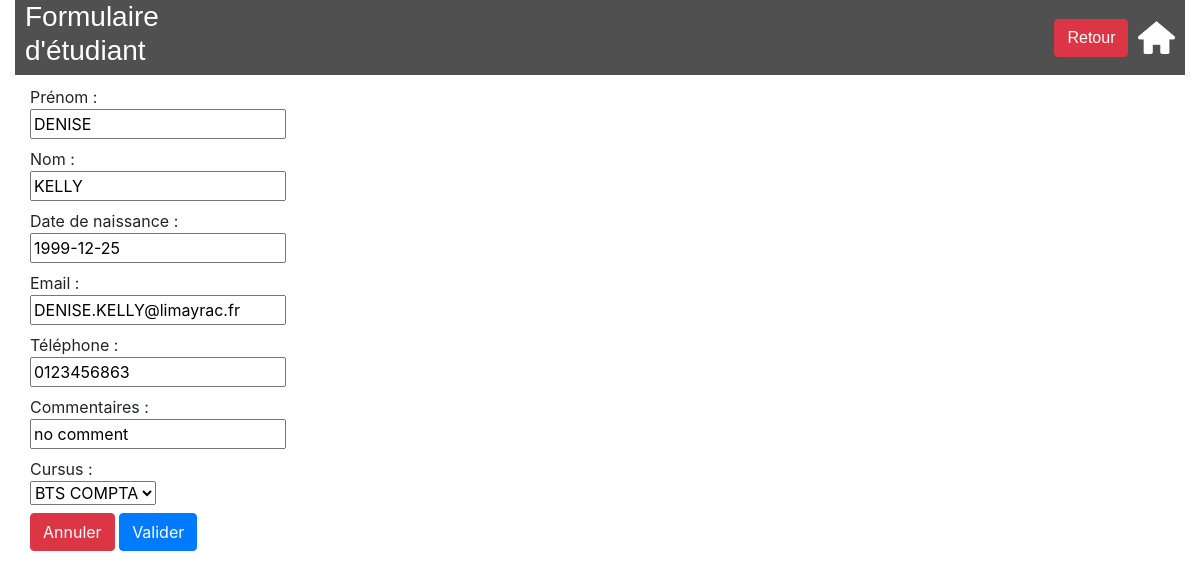
Page /lycee/student/edit/86 on the committed database.
### lycee/models.py (models this page shows, shortened)
class Student(models.Model):
    first_name = models.CharField(
        max_length=50,
        blank=False,
        null=False
    )
    birth_date = models.DateField(
        verbose_name='date of birth',
        blank=False,
        null=False
    )
    last_name = models.CharField(
        verbose_name="lastname",
        help_text="last name of the student",
        blank=False,  # pas de champ vide
        null=False,  # pas de champ null (a conjuguer avec default
        default="???",
        max_length=255,  # taille maximale du champ
    )
    phone = models.CharField(
        verbose_name="phonenumber",
        help_text="phone number of the student",
        blank=False,  # pas de champ vide
        null=False,  # pas de champ null (a conjuguer avec default
        default="0999999999",
        max_length=10,  # taille maximale du champ
    )
    email = models.EmailField(
        verbose_name="email",
        help_text="phone number of the student",
        blank=False,  # pas de champ vide
        null=False,  # pas de champ null (a conjuguer avec default
        default="x@y.z",
        max_length=255,  # taille maximale du champ
    )
    comments = models.CharField(
        verbose_name="comments",
        help_text="some comments about the student",
        blank=True,
        null=False,  # pas de champ null (a conjuguer avec default
        default="",
        max_length=255,  # taille maximale du champ
    )
    cursus = models.ForeignKey(
        Cursus,
        on_delete=models.CASCADE,  # necessaire selon la version de Django
        null=True
    )

### lycee/views.py (the view)
# urls.py: url(r'^student/edit/(?P<pk>[0-9]+)$', views.StudentUpdateView.as_view(), name='update_eleve'),
class StudentUpdateView(UpdateView):
    model = Student
    form_class = StudentForm
    template_name = "lycee/student/modify.html"
    def get_success_url(self):
        return reverse("detail_student", args=(self.object.pk,))

### lycee/forms.py
class StudentForm(ModelForm):
    class Meta:
        model = Student
        fields = ("first_name", "last_name", "birth_date", "email", "phone", "comments", "cursus")

### lycee/models.py (called while the page is built)
    def __str__(self):
        return self.name

### lycee/templates/lycee/student/modify.html (shortened to what this page needs)
{% extends "master.html" %}
{% load static %}
{% block title %}
    <h3>Formulaire d'étudiant</h3>
{% endblock %}
{% block content %}
    <form method="post">
        <div class="form-group">
            <label for="{{ form.first_name.id_for_label }}" class="labelo">Prénom :</label><br>
            {{ form.first_name }}
        </div>
        <div class="form-group">
            <label for="{{ form.last_name.id_for_label }}" class="labelo">Nom :</label><br>
            {{ form.last_name }}
        </div>
        <div class="form-group">
            <label for="{{ form.birth_date.id_for_label }}" class="labelo">Date de naissance :</label><br>
            {{ form.birth_date }}
        </div>
        <div class="form-group">
            <label for="{{ form.email.id_for_label }}" class="labelo">Email :</label><br>
            {{ form.email }}
        </div>
        <div class="form-group">
            <label for="{{ form.phone.id_for_label }}" class="labelo">Téléphone :</label><br>
            {{ form.phone }}
        </div>
        <div class="form-group">
            <label for="{{ form.comments.id_for_label }}" class="labelo">Commentaires :</label><br>
            {{ form.comments }}
        </div>
        <div class="form-group">
            <label for="{{ form.cursus.id_for_label }}" class="labelo">Cursus :</label><br>
            {{ form.cursus }}
        </div>
        <div>
            <button type="cancel" class="btn btn-danger"><a style="color: white"href="{{ view.get_success_url }}">Annuler</a></button>
            <button type="submit" class="btn btn-primary">Valider</button>
        </div>
    </form>
{% endblock%}

### lycee/static/lycee/style.css (style rules this page uses)
.form-group { margin-bottom: 0.5rem; }
.labelo { display: inline-block; margin-bottom: 0; }

### rows in the picture
Student: first_name "DENISE", last_name "KELLY", birth_date "1999-12-25", email "DENISE.KELLY@limayrac.fr", phone "0123456863", comments "no comment", cursus "BTS COMPTA"
